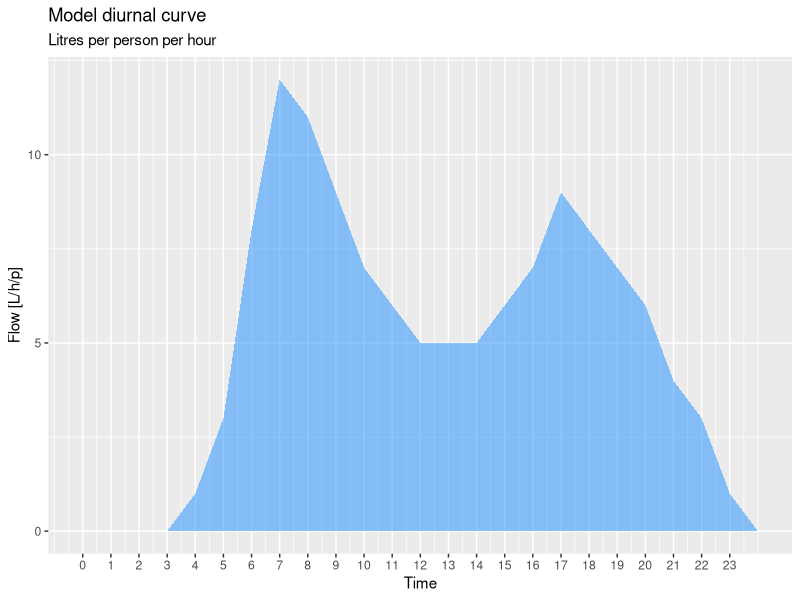
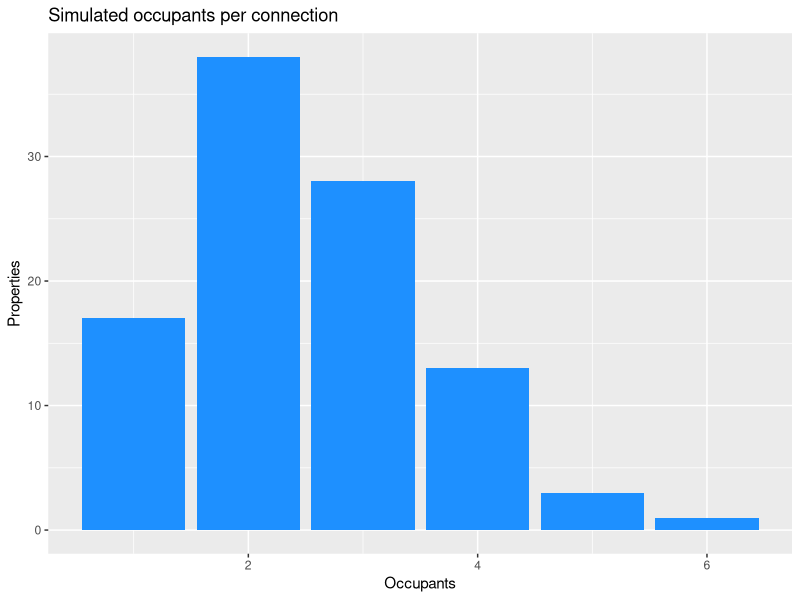
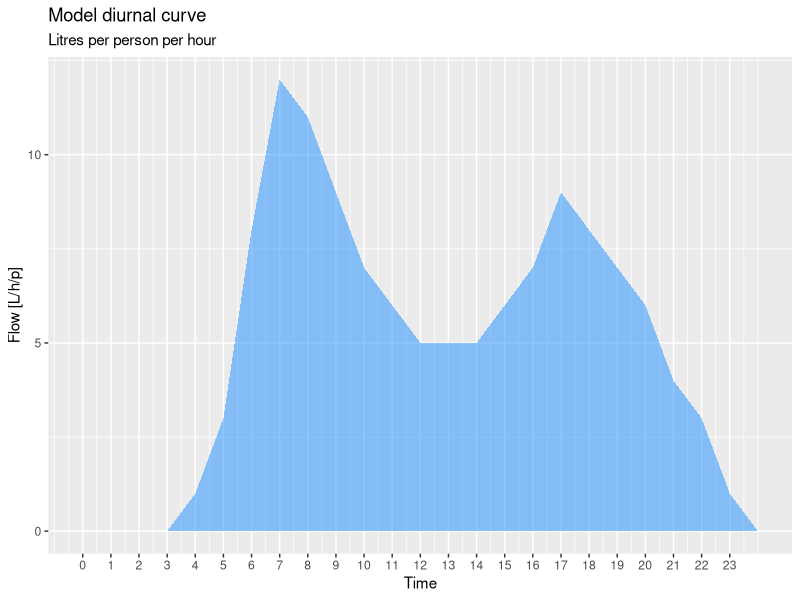
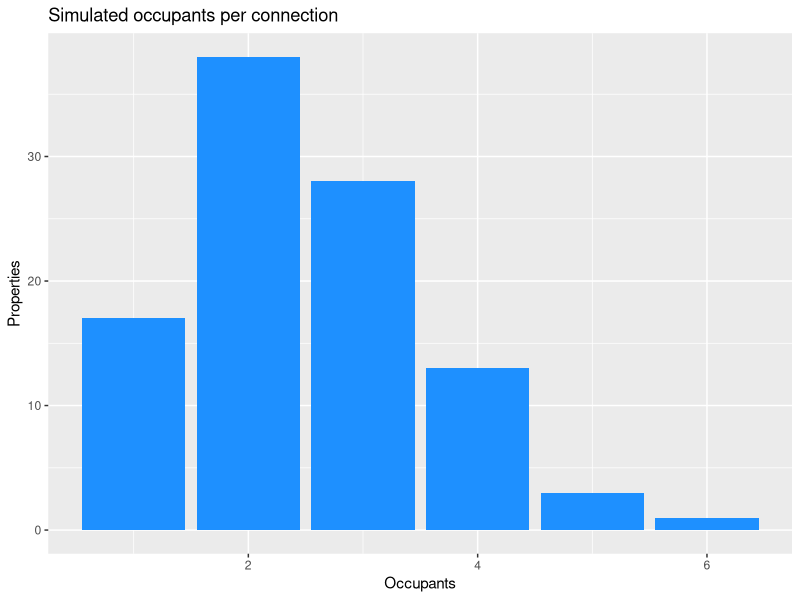

The R script that drew these images, in order: (Note: this script raises an error after producing the figures.)
## ---- chunk 1
knitr::opts_chunk$set(echo=TRUE, message=FALSE, warning=FALSE, fig.width = 4, fig.height = 3)
## ---- chunk 2
library(tidyverse)
n <- 100 # Number of services
days <- 365 # Number of days
start <- as.POSIXct("2069-01-01", tz = "Australia/Melbourne") # Start of simulation
## ---- chunk 3
set.seed(1)
rtu <- paste("RTU", sample(1E5:9E5, n, replace = FALSE), sep = "-")
offset <- sample(0:3599, n, replace = TRUE) # Unique Random offset for each RTU
## ---- chunk 4
diurnal <- tibble(Time = 0:24,
                  Flow = round(c(1.36, 1.085, 0.98, 1.05, 1.58, 3.87,
                                 9.37, 13.3, 12.1, 10.3, 8.44, 7.04,
                                 6.11, 5.68, 5.58, 6.67, 8.32, 10.0,
                                 9.37, 7.73, 6.59, 5.18, 3.55, 2.11, 1)) - 1)

ggplot(diurnal, aes(Time, Flow)) + 
    geom_area(fill = "dodgerblue", alpha = 0.5) +
    scale_x_continuous(breaks = 0:23) + 
    scale_y_continuous(breaks = seq(0, 15, 5)) + 
    labs(title = "Model diurnal curve",
         subtitle = "Litres per person per hour",
         y = "Flow [L/h/p]")
		 
ggsave("manuscript/resources/12_time_series/model-diurnal.png", width = 6, height = 4)

diurnal <- diurnal[-24, ]
## ---- chunk 5
set.seed(1)
occupants <- rpois(n, 1.5) + 1 # Number of occupants per connection

as_tibble(occupants) %>%
  ggplot(aes(occupants)) + geom_bar(fill = "dodgerblue") + 
  labs(title = "Simulated occupants per connection",
       x = "Occupants", y = "Properties")
ggsave("manuscript/resources/12_time_series/occupants.png", width = 6, height = 4)
## ---- chunk 6
home <- rbinom(n, 1, .1)
hols <- rbinom(n, 1, .1)
garden <- rbinom(n, 1, .8)
## ---- chunk 7
leaks <- rbinom(n, 1, prob = .1) * sample(10:50, n, replace = TRUE)
tibble(DevEUI = rtu, Leak = leaks) %>%
  filter(leaks > 0) %>%
  knitr::kable(caption = "Simulated leaks in litres per hour.")
## ---- chunk 8
sim <- tibble(DeviceID = rep(NA, 24 * n * d),
              TimeStamp = Sys.time(), 
              Count = NA)
vmin <- 0.2
vmax <- 1.4

seasonality <- ((cos((1:365) / (d / ( 2 * pi)))) + 1) * runif(d, 0.8, 1.2)

for (i in 1:n) {
    r <- ((i - 1) * 24 * d + 1):(i * 24 * d)
    sim$DeviceID[r] <- rep(rtu[i], each = (24 * d))
    sim$TimeStamp[r] <- seq.POSIXt(s, by = "hour", length.out = 24 * d) + offset[i]
    # Basic diurnal
    flow <- diurnal$Flow * runif(1, vmin, vmax) * occupants[i]
    # Going to work?
    leave <- sample(7:9, 1)
    home <- sample(15:18, 1)
    flow[leave:home] <- flow[leave:home] * work[i]
    # Ad seasonality
    flow <- rep(flow, d) * rep(seasonality, each = 24)
    # Holidays?
    hols_start <- sample(1:((d - 11) * 24), 1)
    hols_end <- hols_start + sample(1:240, 1)
    flow[hols_start:hols_end] <- hols[i] * flow[hols_start:hols_end]
    # Ad leaks and create cumulative count
    sim$Count[r] <- round(cumsum(flow + leaks[i]) / 5)
}


sim$TimeStamp <- as.character(sim$TimeStamp)

write_csv(sim, "casestudy3/meter_reads.csv")
## ---- chunk 9
device <- sample(rtu, 1)
filter(sim, DeviceID == device) %>%
  slice(100:148) %>%
  ggplot(aes(TimeStamp, Count)) + geom_line() + 
  labs(title = "Cumulative water consumption",
       subtitle = paste("Device", device))
ggsave("manuscript/resources/session7/consumption_sample.png", width = 6, height = 4)
